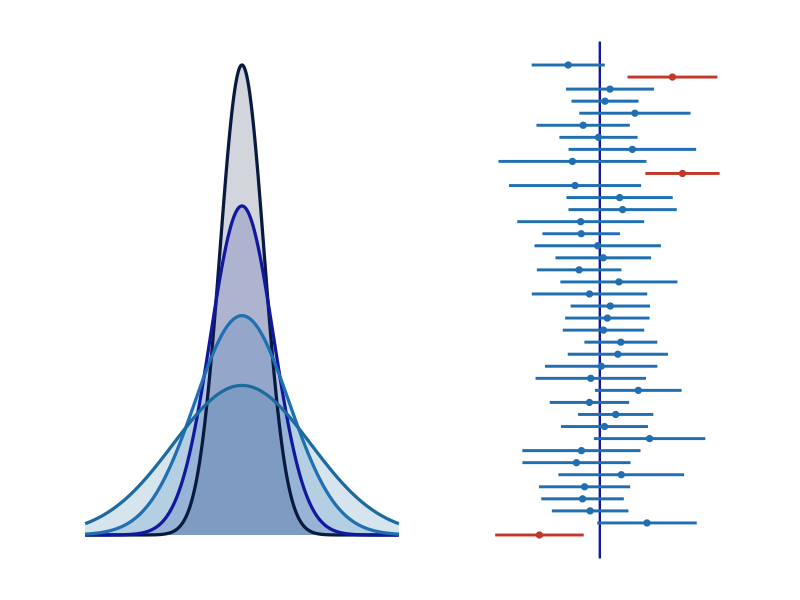

The R script that drew this image:
# =============================================================================
# figura_portada.R
# Imagen provisional de la portada (producción propia, sin derechos de terceros):
# densidades normales con distinta desviación estándar a la izquierda e
# intervalos de confianza del 95 % de 40 muestras simuladas a la derecha.
# Uso: Rscript herramientas/figura_portada.R
# =============================================================================

library(ggplot2)
library(patchwork)

set.seed(2026)
azul <- c("#081a40", "#10199e", "#1f6fb2", "#1C6BA0", "#8fb8ff")

# 1) Densidades normales
x <- seq(-5, 5, length.out = 400)
dens <- do.call(rbind, lapply(c(0.7, 1, 1.5, 2.2), function(s)
  data.frame(x = x, y = dnorm(x, 0, s), s = factor(s))))
g1 <- ggplot(dens, aes(x, y, group = s)) +
  geom_area(aes(fill = s), alpha = 0.18, position = "identity") +
  geom_line(aes(color = s), linewidth = 1.1) +
  scale_fill_manual(values = azul[1:4]) +
  scale_color_manual(values = azul[1:4]) +
  theme_void() + theme(legend.position = "none")

# 2) Intervalos de confianza del 95 % para la media (n = 15, mu = 0)
ic <- do.call(rbind, lapply(1:40, function(k) {
  m <- rnorm(15)
  e <- qt(0.975, 14) * sd(m) / sqrt(15)
  data.frame(k = k, media = mean(m), li = mean(m) - e, ls = mean(m) + e)
}))
ic$cubre <- ic$li <= 0 & ic$ls >= 0
g2 <- ggplot(ic, aes(y = k)) +
  geom_vline(xintercept = 0, color = azul[2], linewidth = 0.8) +
  geom_segment(aes(x = li, xend = ls, yend = k, color = cubre), linewidth = 1) +
  geom_point(aes(x = media, color = cubre), size = 1.8) +
  scale_color_manual(values = c(`TRUE` = azul[3], `FALSE` = "#c0392b")) +
  theme_void() + theme(legend.position = "none")

p <- (g1 | g2) + plot_layout(widths = c(1.4, 1)) &
  theme(plot.margin = margin(15, 25, 15, 25), plot.background = element_rect(fill = "white", color = NA))

ggsave("assets/img/portada.png", p, width = 11.1, height = 6, dpi = 150)
